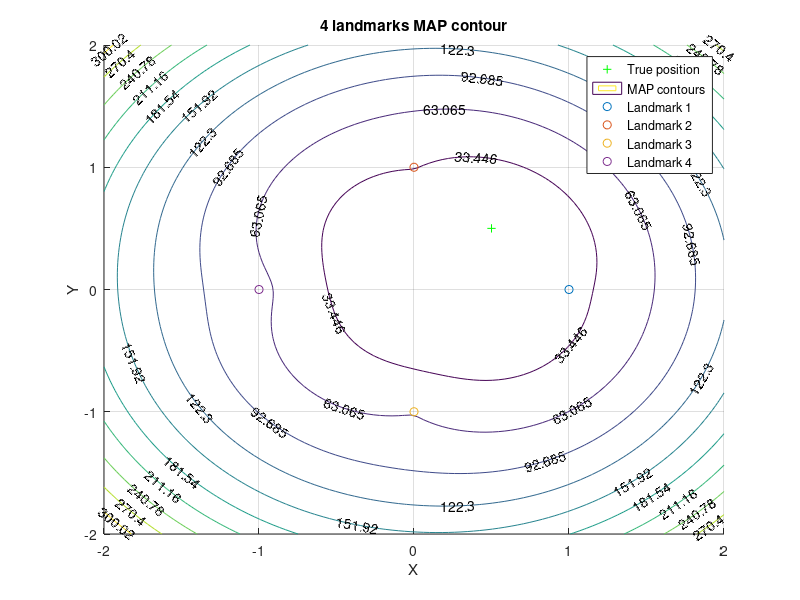
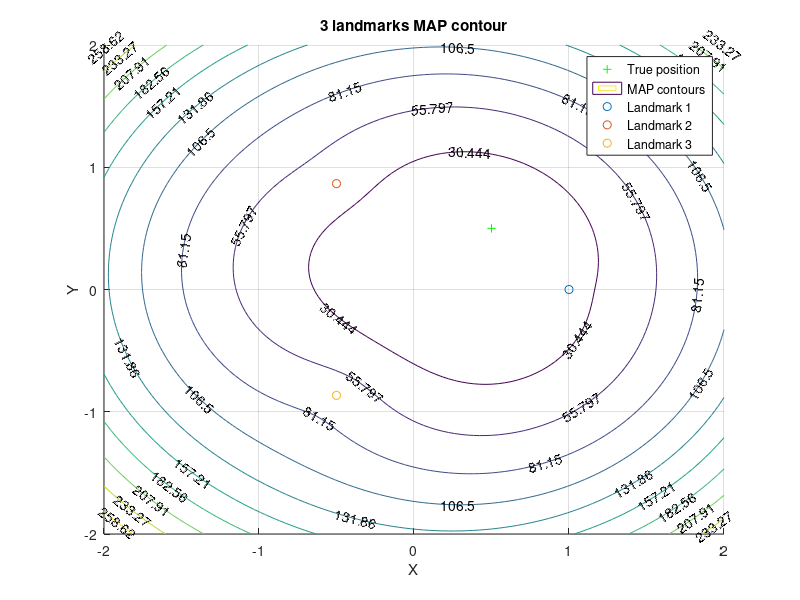
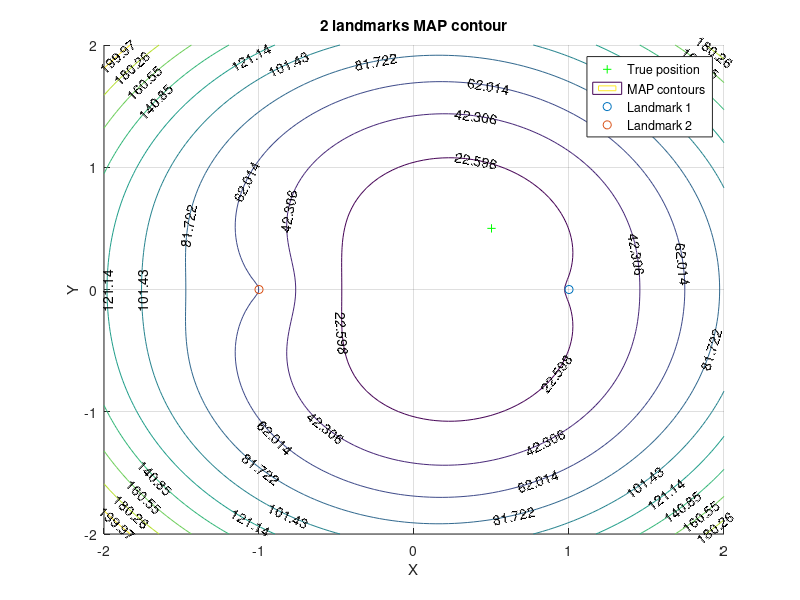
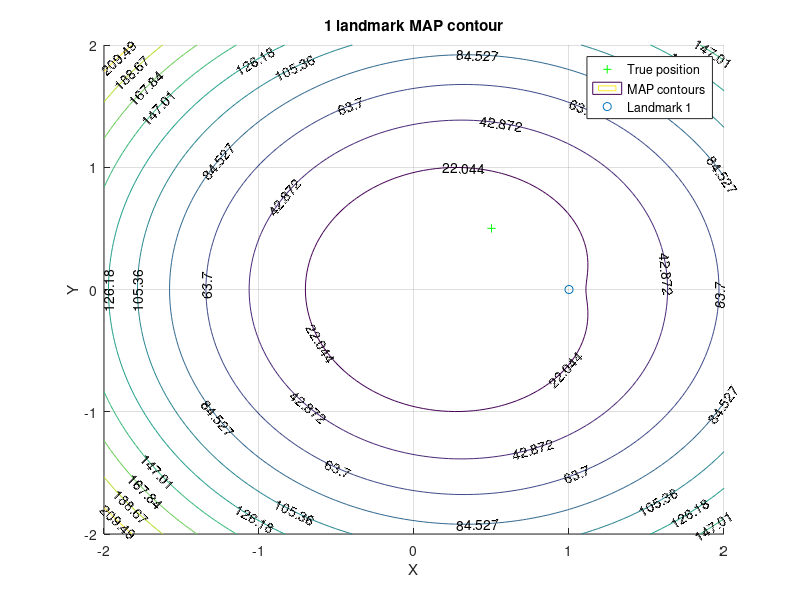

Recreate these plots in MATLAB, in order.
close all
clear all
sigman_2=0.3^2;
sigmaX_2= 0.25^2;
sigmaY_2= 0.25^2;
true_position= [0.5 0.5];
landmark4= [1 0;0 1;0 -1;-1 0];
sigman_2=0.3^2;
sigmaX_2= 0.25^2;
sigmaY_2= 0.25^2;

for i = 1:4
    r(i)=-1;
    while(r(i)<0)
        n=normrnd(0,sigman_2);
        r(i) = sqrt((true_position(1,1)-landmark4(i,1))^2+(true_position(1,2)-landmark4(i,2))^2)+n;
    end
end
x = linspace(-2,2);
y = linspace(-2,2);
[X,Y] = meshgrid(x,y);
for i=1:4
    u= X(:).^2/sigmaX_2+Y(:).^2/sigmaY_2;
    v(:,i) = sqrt((X(:)-landmark4(i,1)).^2+(Y(:)-landmark4(i,2)).^2);
    w(:,i) = ((r(i)-v(:,i)).^2)/sigman_2;
end
Gmap= u+w(:,1)+w(:,2)+w(:,3)+w(:,4);
Gmap= reshape(Gmap,[100 100]);
figure (1)
hold on
plot(true_position(1,1),true_position(1,2),'g+');
contour(X,Y,Gmap,'ShowText','on');
for i=1:4
    plot(landmark4(i,1),landmark4(i,2),'o');
    hold on 
end
grid on
xlabel('X') 
ylabel('Y')
legend('True position','MAP contours','Landmark 1','Landmark 2','Landmark 3','Landmark 4')
title('4 landmarks MAP contour')
% 2 landmarks
clear all
sigman_2=0.3^2;
sigmaX_2= 0.25^2;
sigmaY_2= 0.25^2;
true_position= [0.5 0.5];
landmark2= [1 0;-1 0];
sigman_2=0.3^2;
sigmaX_2= 0.25^2;
sigmaY_2= 0.25^2;

for i = 1:2
    r(i)=-1;
    while(r(i)<0)
        n=normrnd(0,sigman_2);
        r(i) = sqrt((true_position(1,1)-landmark2(i,1))^2+(true_position(1,2)-landmark2(i,2))^2)+n;
    end
end
x = linspace(-2,2);
y = linspace(-2,2);
[X,Y] = meshgrid(x,y);
for i=1:2
    u= X(:).^2/sigmaX_2+Y(:).^2/sigmaY_2;
    v(:,i) = sqrt((X(:)-landmark2(i,1)).^2+(Y(:)-landmark2(i,2)).^2);
    w(:,i) = ((r(i)-v(:,i)).^2)/sigman_2;
end
Gmap= u+w(:,1)+w(:,2);
Gmap= reshape(Gmap,[100 100]);
figure (3)
hold on
plot(true_position(1,1),true_position(1,2),'g+');
contour(X,Y,Gmap,'ShowText','on');
for i=1:2
    plot(landmark2(i,1),landmark2(i,2),'o');
    hold on 
end
grid on
xlabel('X') 
ylabel('Y')
legend('True position','MAP contours','Landmark 1','Landmark 2')
title('2 landmarks MAP contour')
% 3 landmarks
clear all
sigman_2=0.3^2;
sigmaX_2= 0.25^2;
sigmaY_2= 0.25^2;
true_position= [0.5 0.5];
landmark3= [cos(2*pi) sin(2*pi);cos(2*pi/3) sin(2*pi/3);cos(4*pi/3) sin(4*pi/3)];
sigman_2=0.3^2;
sigmaX_2= 0.25^2;
sigmaY_2= 0.25^2;

for i = 1:3
    r(i)=-1;
    while(r(i)<0)
        n=normrnd(0,sigman_2);
        r(i) = sqrt((true_position(1,1)-landmark3(i,1))^2+(true_position(1,2)-landmark3(i,2))^2)+n;
    end
end
x = linspace(-2,2);
y = linspace(-2,2);
[X,Y] = meshgrid(x,y);
for i=1:3
    u= X(:).^2/sigmaX_2+Y(:).^2/sigmaY_2;
    v(:,i) = sqrt((X(:)-landmark3(i,1)).^2+(Y(:)-landmark3(i,2)).^2);
    w(:,i) = ((r(i)-v(:,i)).^2)/sigman_2;
end
Gmap= u+w(:,1)+w(:,2)+w(:,3);
Gmap= reshape(Gmap,[100 100]);
figure (2)
hold on
plot(true_position(1,1),true_position(1,2),'g+');
contour(X,Y,Gmap,'ShowText','on');
for i=1:3
    plot(landmark3(i,1),landmark3(i,2),'o');
    hold on 
end
grid on
xlabel('X') 
ylabel('Y')
legend('True position','MAP contours','Landmark 1','Landmark 2','Landmark 3')
title('3 landmarks MAP contour')
% 1 landmark
clear all
sigman_2=0.3^2;
sigmaX_2= 0.25^2;
sigmaY_2= 0.25^2;
true_position= [0.5 0.5];
landmark1= [1 0];
sigman_2=0.3^2;
sigmaX_2= 0.25^2;
sigmaY_2= 0.25^2;

for i = 1:1
    r(i)=-1;
    while(r(i)<0)
        n=normrnd(0,sigman_2);
        r(i) = sqrt((true_position(1,1)-landmark1(i,1))^2+(true_position(1,2)-landmark1(i,2))^2)+n;
    end
end
x = linspace(-2,2);
y = linspace(-2,2);
[X,Y] = meshgrid(x,y);
for i=1:1
    u= X(:).^2/sigmaX_2+Y(:).^2/sigmaY_2;
    v(:,i) = sqrt((X(:)-landmark1(i,1)).^2+(Y(:)-landmark1(i,2)).^2);
    w(:,i) = ((r(i)-v(:,i)).^2)/sigman_2;
end
Gmap= u+w(:,1);
Gmap= reshape(Gmap,[100 100]);
figure (4)
hold on
plot(true_position(1,1),true_position(1,2),'g+');
contour(X,Y,Gmap,'ShowText','on');
for i=1:1
    plot(landmark1(i,1),landmark1(i,2),'o');
    hold on 
end
grid on
xlabel('X') 
ylabel('Y')
legend('True position','MAP contours','Landmark 1')
title('1 landmark MAP contour')